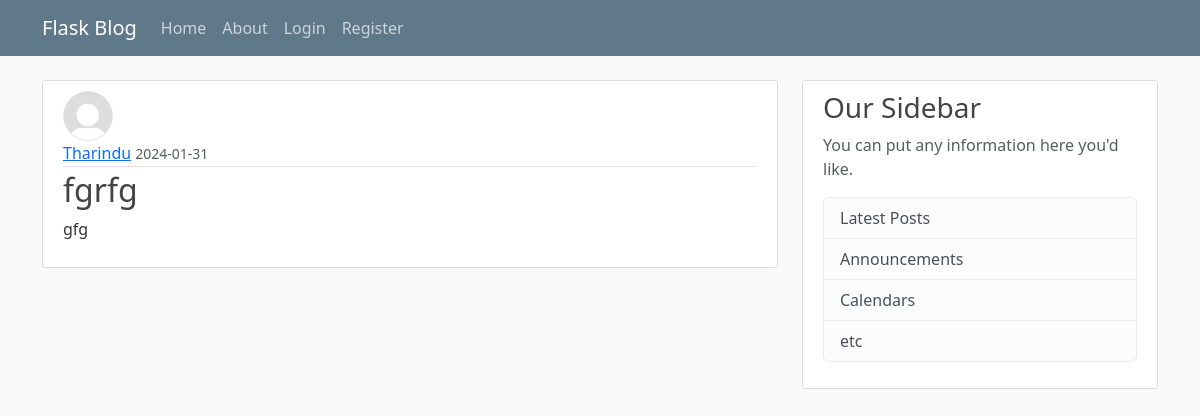
Screenshot of /post/2 with the database file from the repository.
### flaskblog/models.py (models this page shows, shortened)
class User(db.Model,UserMixin):
    id=db.Column(db.Integer,primary_key=True)
    username=db.Column(db.String(20),unique=True,nullable=False)
    email=db.Column(db.String(120),unique=True,nullable=False)
    image_file=db.Column(db.String(20),nullable=False,default='default.jpg')
    password=db.Column(db.String(60),nullable=False)
    posts=db.relationship('Post',backref='author',lazy=True)

class Post(db.Model):
    id=db.Column(db.Integer,primary_key=True)
    title=db.Column(db.String(100),nullable=False)
    date_posted=db.Column(db.DateTime,nullable=False,default=datetime.utcnow())
    content=db.Column(db.Text,nullable=False)
    user_id=db.Column(db.Integer,db.ForeignKey('user.id'),nullable=False)

### flaskblog/routes.py (the view)
@app.route('/post/<int:post_id>')
def post(post_id):
    post=Post.query.get_or_404(post_id)
    return render_template('post.html',title=post.title,post=post)

### flaskblog/templates/post.html (shortened to what this page needs)
{%extends "layout.html"%}
{% block content %}
    <article class="media content-section">
        <img class="rounded-circle article-img" src="{{url_for('static',filename='profile_pics/'+post.author.image_file)}}"
            alt="">
        <div class="media-body">
            <div class="article-metadata">
                <a class="mr-2" href="{{url_for('user_posts',username=post.author.username)}}">{{ post.author.username }}</a>
                <small class="text-muted">{{ post.date_posted.strftime('%Y-%m-%d') }}</small>
            </div>
            <h2 class="article-title">{{ post.title }}</h2>
            <p class="article-content">{{ post.content }}</p>
        </div>
    </article>
{% endblock content%}

### flaskblog/static/main.css (style rules this page uses)
body { background: #fafafa; color: #333333; margin-top: 5rem; }
h1, h2, h3, h4, h5, h6 { color: #444444; }
.content-section { background: #ffffff; padding: 10px 20px; border: 1px solid #dddddd; border-radius: 3px; margin-bottom: 20px; }
.article-title { color: #444444; }
.article-content { white-space: pre-line; }
img { height: 50px; width: 50px; margin-right: 16px; }
.article-metadata { padding-bottom: 1px; margin-bottom: 4px; border-bottom: 1px solid #e3e3e3 }

### rows the page displays
User: image_file (placeholder picture), author.username "Tharindu"
Post: date_posted "2024-01-31", title "fgrfg", content "gfg"
